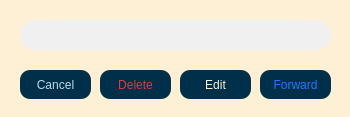
<?xml version="1.0" encoding="UTF-8"?>
<ui version="4.0">
 <class>Msg_Options</class>
 <widget class="QDialog" name="Msg_Options">
  <property name="geometry">
   <rect>
    <x>0</x>
    <y>0</y>
    <width>350</width>
    <height>117</height>
   </rect>
  </property>
  <property name="windowTitle">
   <string>Dialog</string>
  </property>
  <property name="styleSheet">
   <string notr="true">background-color:rgb(253, 240, 213);</string>
  </property>
  <widget class="QPushButton" name="pushButton">
   <property name="geometry">
    <rect>
     <x>20</x>
     <y>70</y>
     <width>71</width>
     <height>29</height>
    </rect>
   </property>
   <property name="styleSheet">
    <string notr="true">background-color:rgb(0, 48, 73);
border-radius: 10%;
color:rgb(191, 215, 234);</string>
   </property>
   <property name="text">
    <string>Cancel</string>
   </property>
  </widget>
  <widget class="QPushButton" name="pushButton_2">
   <property name="geometry">
    <rect>
     <x>100</x>
     <y>70</y>
     <width>71</width>
     <height>29</height>
    </rect>
   </property>
   <property name="styleSheet">
    <string notr="true">background-color:rgb(0, 48, 73);
border-radius: 10%;
color:rgb(229, 56, 59);</string>
   </property>
   <property name="text">
    <string>Delete</string>
   </property>
  </widget>
  <widget class="QPushButton" name="pbn_edit">
   <property name="geometry">
    <rect>
     <x>180</x>
     <y>70</y>
     <width>71</width>
     <height>29</height>
    </rect>
   </property>
   <property name="styleSheet">
    <string notr="true">background-color:rgb(0, 48, 73);
border-radius: 10%;
color:rgb(253, 240, 213);</string>
   </property>
   <property name="text">
    <string>Edit</string>
   </property>
  </widget>
  <widget class="QPushButton" name="pushButton_4">
   <property name="geometry">
    <rect>
     <x>260</x>
     <y>70</y>
     <width>71</width>
     <height>29</height>
    </rect>
   </property>
   <property name="styleSheet">
    <string notr="true">background-color:rgb(0, 48, 73);
border-radius: 10px;
color:rgb(34, 119, 255)</string>
   </property>
   <property name="text">
    <string>Forward</string>
   </property>
  </widget>
  <widget class="QLineEdit" name="led_message">
   <property name="geometry">
    <rect>
     <x>20</x>
     <y>20</y>
     <width>311</width>
     <height>30</height>
    </rect>
   </property>
   <property name="styleSheet">
    <string notr="true">background-color:rgb(240, 240, 240);
border-radius:15px;</string>
   </property>
  </widget>
 </widget>
 <resources/>
 <connections/>
</ui>
